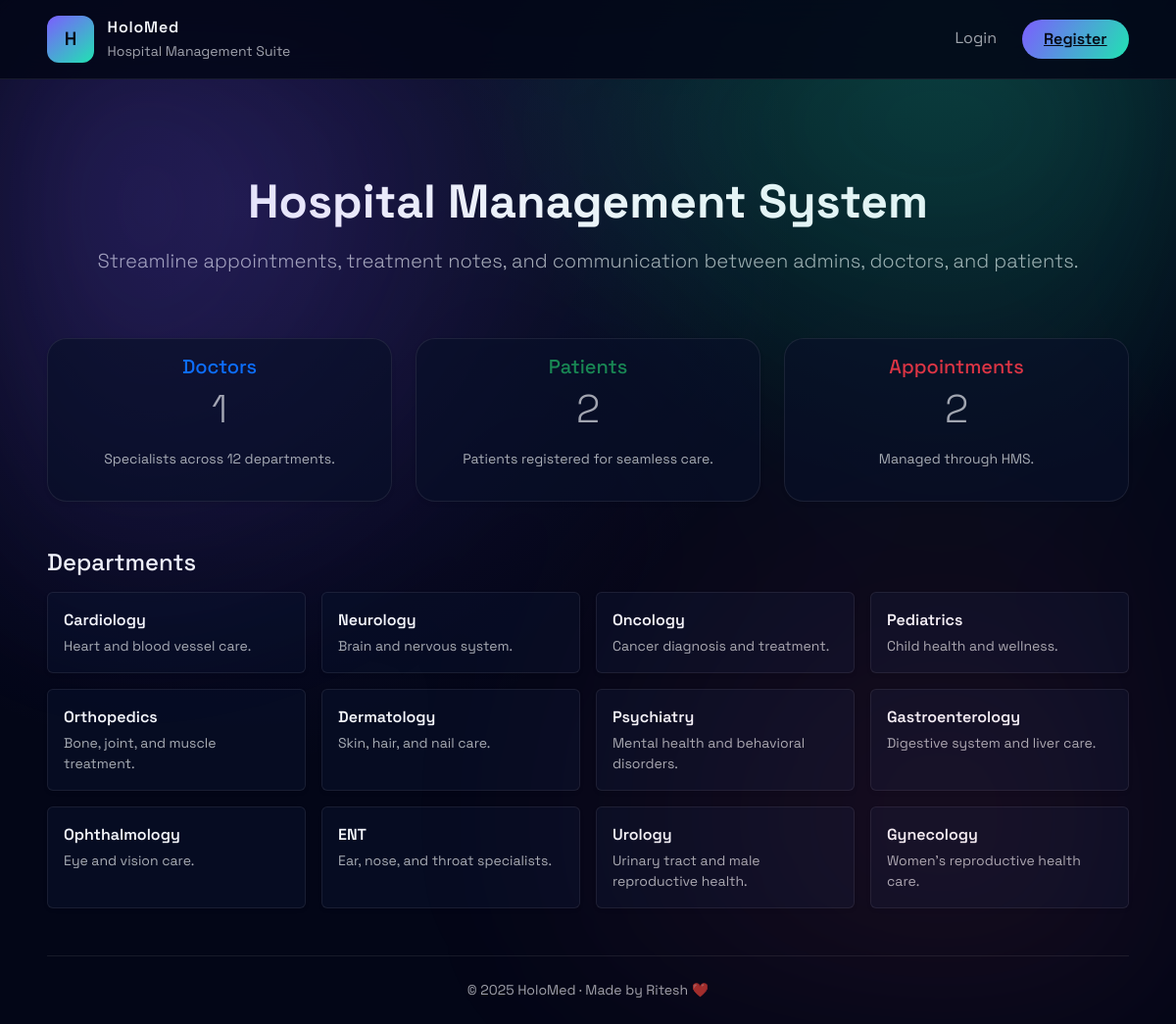
The page / on the database its author committed.
### app.py (models this page shows)
class Department(db.Model):
    id = db.Column(db.Integer, primary_key=True)
    name = db.Column(db.String(100), unique=True, nullable=False)
    description = db.Column(db.Text, nullable=True)
    doctors = db.relationship("User", backref="department", lazy=True)

### app.py (the view)
@app.route("/")
def index():
    departments = Department.query.all()
    stats = {
        "doctors": User.query.filter_by(role="doctor").count(),
        "patients": User.query.filter_by(role="patient").count(),
        "appointments": Appointment.query.count(),
    }
    return render_template("home.html", departments=departments, stats=stats)

### app.py (called while the page is built)
def get_current_user():
    user_id = session.get("user_id")
    if user_id:
        return User.query.get(user_id)
    return None

@app.before_request
def load_user():
    g.user = get_current_user()

@app.context_processor
def inject_helpers():
    def format_date(value):
        return value.strftime("%d %b %Y")
    return {
        "format_date": format_date,
        "today": date.today,
        "datetime": datetime,
        "timedelta": timedelta,
    }

### templates/home.html (shortened to what this page needs)
{% extends "base.html" %}
{% block content %}
  <section class="py-5 text-center">
    <h1 class="display-5 fw-bold mb-3">Hospital Management System</h1>
    <p class="lead text-muted">Streamline appointments, treatment notes, and communication between admins, doctors, and patients.</p>
  </section>
  <section class="row text-center g-4">
    <div class="col-md-4">
      <div class="card h-100 shadow-sm">
        <div class="card-body">
          <h5 class="card-title text-primary">Doctors</h5>
          <p class="display-6">{{ stats.doctors }}</p>
          <p class="text-muted small">Specialists across {{ departments|length }} departments.</p>
        </div>
      </div>
    </div>
    <div class="col-md-4">
      <div class="card h-100 shadow-sm">
        <div class="card-body">
          <h5 class="card-title text-success">Patients</h5>
          <p class="display-6">{{ stats.patients }}</p>
          <p class="text-muted small">Patients registered for seamless care.</p>
        </div>
      </div>
    </div>
    <div class="col-md-4">
      <div class="card h-100 shadow-sm">
        <div class="card-body">
          <h5 class="card-title text-danger">Appointments</h5>
          <p class="display-6">{{ stats.appointments }}</p>
          <p class="text-muted small">Managed through HMS.</p>
        </div>
      </div>
    </div>
  </section>
  <section class="mt-5">
    <h2 class="h4 mb-3">Departments</h2>
    <div class="row g-3">
      {% for dept in departments %}
        <div class="col-md-6 col-xl-3">
          <div class="department-tile h-100 p-3 rounded shadow-sm">
            <p class="fw-semibold mb-1">{{ dept.name }}</p>
            <p class="text-muted small mb-0">{{ dept.description }}</p>
          </div>
        </div>
      {% endfor %}
    </div>
  </section>
{% endblock %}

### templates/base.html (shortened to what this page needs)
<!doctype html>
<html lang="en" data-bs-theme="dark">
  <head>
    <link rel="stylesheet" href="https://cdn.jsdelivr.net/npm/bootstrap@5.3.3/dist/css/bootstrap.min.css">
    <link rel="stylesheet" href="{{ url_for('static', filename='css/styles.css') }}">
  </head>
  <body class="app-body">
    <div class="aurora"></div>
    <header class="glass-nav">
      <div class="app-shell d-flex flex-column flex-lg-row align-items-lg-center justify-content-between gap-3">
        <a class="brand-mark text-decoration-none" href="{{ url_for('index') }}">
          <div class="brand-icon">H</div>
          <div>
            <p class="brand-title mb-0">HoloMed</p>
            <small class="text-muted-50">Hospital Management Suite</small>
          </div>
        </a>
        <div class="nav-actions d-flex flex-column flex-sm-row gap-2">
          {% if g.user %}
            <a class="ghost-link" href="{{ url_for('dashboard') }}">Dashboard</a>
            <a class="ghost-link" href="{{ url_for('edit_profile') }}">Profile</a>
            <form action="{{ url_for('logout') }}" method="get">
              <button class="pill-btn pill-outline w-100">Logout</button>
            </form>
          {% else %}
            <a class="ghost-link" href="{{ url_for('login') }}">Login</a>
            <a class="pill-btn" href="{{ url_for('register') }}">Register</a>
          {% endif %}
        </div>
      </div>
    </header>
    <main class="py-5">
      <div class="app-shell">
        {% block content %}{% endblock %}
      </div>
    </main>
    <footer class="app-shell py-4 text-center text-muted-50 small">
      &copy; {{ datetime.utcnow().year if datetime else 2025 }} HoloMed · Made by Ritesh ❤️
    </footer>
  </body>
</html>

### static/css/styles.css (style rules this page uses)
:root { --hms-bg: #030617; --hms-panel: rgba(9, 16, 40, 0.65); --hms-outline: rgba(255, 255, 255, 0.08); --hms-primary: #7c5dff; --hms-secondary: #20e3b2; --hms-text: #f4f6fb; --hms-muted: rgba(244, 246, 251, 0.65); }
body { font-family: "Space Grotesk", system-ui, -apple-system, BlinkMacSystemFont, "Segoe UI", sans-serif; color: var(--hms-text); background: radial-gradient(circle at 20% 20%, rgba(124, 93, 255, 0.15), transparent 45%), radial-gradient(circle at 80% 0%, rgba(32, 227, 178, 0.18), transparent 35%), var(--hms-bg); min-height: 100vh; margin: 0; }
* { font-family: inherit; }
h1, h2, h3, h4, h5, h6, p, span, div, a, button, label, input, select, textarea { font-family: "Space Grotesk", system-ui, -apple-system, BlinkMacSystemFont, "Segoe UI", sans-serif; }
.app-body { position: relative; overflow-x: hidden; }
.aurora { position: fixed; inset: 0; background: radial-gradient(circle at 10% 20%, rgba(124, 93, 255, 0.3), transparent 35%), radial-gradient(circle at 80% 0%, rgba(32, 227, 178, 0.25), transparent 40%), radial-gradient(circle at 80% 80%, rgba(255, 99, 132, 0.15), transparent 40%); filter: blur(80px); opacity: 0.6; pointer-events: none; }
.app-shell { width: min(1200px, 92vw); margin: 0 auto; }
.glass-nav { position: sticky; top: 0; z-index: 5; backdrop-filter: blur(16px); border-bottom: 1px solid var(--hms-outline); background: rgba(3, 6, 23, 0.85); padding: 1rem 0; }
.brand-mark { display: flex; align-items: center; gap: 0.85rem; color: var(--hms-text); }
.brand-icon { width: 48px; height: 48px; border-radius: 12px; background: linear-gradient(140deg, var(--hms-primary), var(--hms-secondary)); display: grid; place-items: center; font-weight: 600; font-size: 1.2rem; color: #050915; }
.brand-title { letter-spacing: 0.05em; font-weight: 600; }
.ghost-link { color: var(--hms-muted); text-decoration: none; padding: 0.45rem 1.1rem; border-radius: 999px; transition: color 0.2s, background 0.2s; }
.pill-btn { border-radius: 999px; background: linear-gradient(120deg, var(--hms-primary), var(--hms-secondary)); border: none; color: #050915; font-weight: 600; padding: 0.5rem 1.4rem; text-align: center; display: inline-block; }
.card, .stat-card, .department-tile { background: var(--hms-panel); border: 1px solid var(--hms-outline); border-radius: 1.25rem; box-shadow: 0 20px 60px rgba(0, 0, 0, 0.35); color: var(--hms-text); font-family: "Space Grotesk", system-ui, -apple-system, BlinkMacSystemFont, "Segoe UI", sans-serif; }
.card-body { color: var(--hms-text); font-family: "Space Grotesk", system-ui, -apple-system, BlinkMacSystemFont, "Segoe UI", sans-serif; }
.card-body p, .card-body .text-muted, .card-body .text-muted-50 { color: var(--hms-muted); font-family: "Space Grotesk", system-ui, -apple-system, BlinkMacSystemFont, "Segoe UI", sans-serif; }
.text-muted-50 { color: var(--hms-muted) !important; }
.department-tile { padding: 1.25rem; }
footer { border-top: 1px solid var(--hms-outline); }

### rows shown on the page
Department: name "Cardiology", description "Heart and blood vessel care."
Department: name "Neurology", description "Brain and nervous system."
Department: name "Oncology", description "Cancer diagnosis and treatment."
Department: name "Pediatrics", description "Child health and wellness."
Department: name "Orthopedics", description "Bone, joint, and muscle treatment."
Department: name "Dermatology", description "Skin, hair, and nail care."
Department: name "Psychiatry", description "Mental health and behavioral disorders."
Department: name "Gastroenterology", description "Digestive system and liver care."
Department: name "Ophthalmology", description "Eye and vision care."
Department: name "ENT", description "Ear, nose, and throat specialists."
Department: name "Urology", description "Urinary tract and male reproductive health."
Department: name "Gynecology", description "Women's reproductive health care."

### other values the page prints
{{ stats.doctors }} "1"
{{ departments|length }} "12"
{{ stats.patients }} "2"
{{ stats.appointments }} "2"
